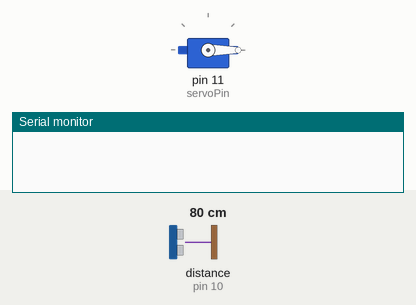
Simulated run of this sketch. Board: Arduino Uno, built with avr-gcc and run on an emulated ATmega328P. Parts: servo, the last lines printed to the serial monitor. Wiring (inferred from the names in the program): ultrasonic range finder: trigger pin 9; echo pin 10. The inputs (shaded band) are chosen by the test bench; at power-on: distance to the obstacle (sensor on pin 10) 80 cm. The echo pulse lasts 58.3 µs per cm.

Above: at 0.01 s.
1.3 s: distance to the obstacle (sensor on pin 10) set to 60 cm
At 1.9 s:
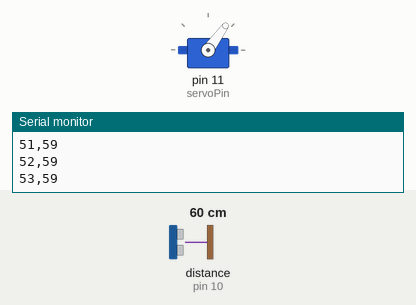
4.3 s: distance to the obstacle (sensor on pin 10) set to 183 cm
At 4.5 s:
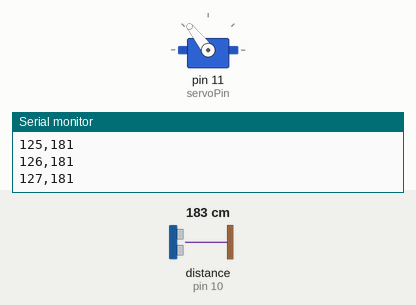
7.3 s: distance to the obstacle (sensor on pin 10) set to 2 cm
At 18.03 s:
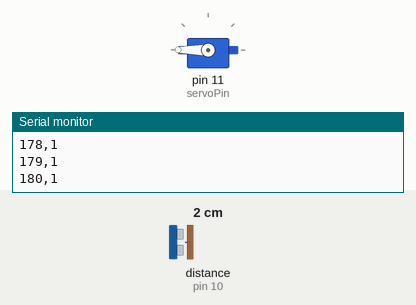
Timing chart, 0 to 19.3 s (numbered marks = the images above; inputs shaded):
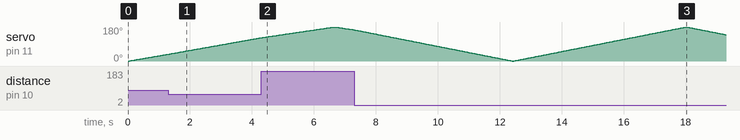

The sketch:

radar_sensor.ino
```cpp
#include <Servo.h>

// --- Pin Definitions ---
// HC-SR04 Ultrasonic Sensor Pins
const int trigPin = 9;
const int echoPin = 10;
// Servo Motor Pin
const int servoPin = 11;

// Variables for distance calculation
long duration;
int distance;

Servo myServo; // Create a servo object to control the motor

void setup() {
  pinMode(trigPin, OUTPUT); // Sets the trigPin as an Output
  pinMode(echoPin, INPUT);  // Sets the echoPin as an Input

  // Attach the servo to the specified pin
  myServo.attach(servoPin);

  // Start serial communication at 9600 baud rate (Must match the web app)
  Serial.begin(9600);
}

void loop() {
  // Sweep from 0 to 180 degrees
  for (int angle = 0; angle <= 180; angle += 1) {
    myServo.write(angle);       // Command servo to go to the current angle
    delay(30);                  // Wait 30ms for the servo to reach the position

    distance = calculateDistance(); // Measure the distance

    // Send data to Serial exactly as the Web App expects: "Angle,Distance\n"
    Serial.print(angle);
    Serial.print(",");
    Serial.println(distance);
  }

  // Sweep from 180 down to 0 degrees
  for (int angle = 180; angle >= 0; angle -= 1) {
    myServo.write(angle);       // Command servo to go to the current angle
    delay(30);                  // Wait 30ms for the servo to reach the position

    distance = calculateDistance(); // Measure the distance

    // Send data to Serial exactly as the Web App expects: "Angle,Distance\n"
    Serial.print(angle);
    Serial.print(",");
    Serial.println(distance);
  }
}

// --- Helper function to calculate distance ---
int calculateDistance() {
  // Clears the trigPin
  digitalWrite(trigPin, LOW);
  delayMicroseconds(2);

  // Sets the trigPin on HIGH state for 10 micro seconds to send out a pulse
  digitalWrite(trigPin, HIGH);
  delayMicroseconds(10);
  digitalWrite(trigPin, LOW);

  // Reads the echoPin, returns the sound wave travel time in microseconds
  duration = pulseIn(echoPin, HIGH);

  // Calculate the distance (Speed of sound is 340 m/s or 0.034 cm/microsecond)
  // Divide by 2 because the wave travels out and reflects back
  distance = duration * 0.034 / 2;

  // Optional: Cap the distance to avoid messy readings if it's too far
  // if (distance > 200) distance = 200;

  return distance;
}
```
